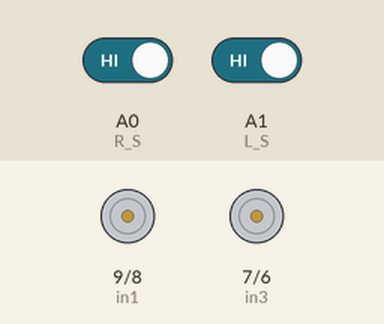
Recording of a sketch running on a simulated Arduino Uno, built with avr-gcc and run on an emulated ATmega328P. On the bench: motor-driver pin pairs drawn as motors (green arrow = first pin HIGH = forward, orange = second pin HIGH = backward, longer = more drive, scaled by the enable pin). The test bench sets the inputs (shaded band); at power-on: A0 (R_S) HIGH, A1 (L_S) HIGH.

Above: at 2.2 s.
2.3 s: A0 (R_S) driven LOW
At 3.1 s:
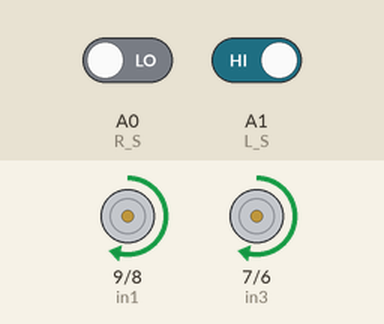
3.8 s: A1 (L_S) driven LOW
At 4.2 s:
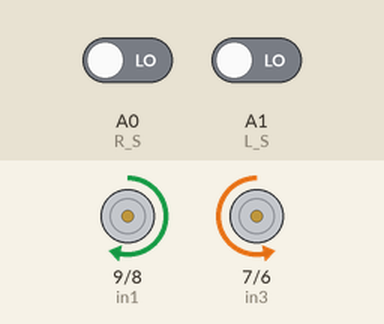
5.3 s: A0 (R_S) driven HIGH
At 6.5 s:
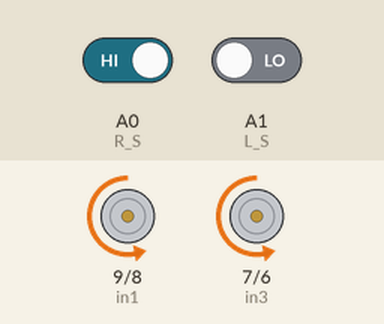
6.8 s: A1 (L_S) driven HIGH
At 7.7 s:
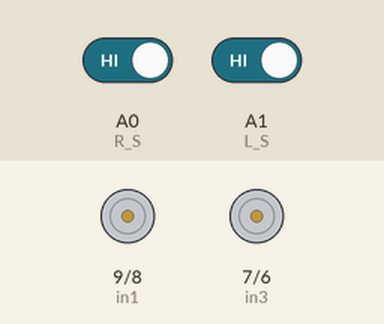
Timing chart, 0 to 9.3 s (numbered marks = the images above; inputs shaded):
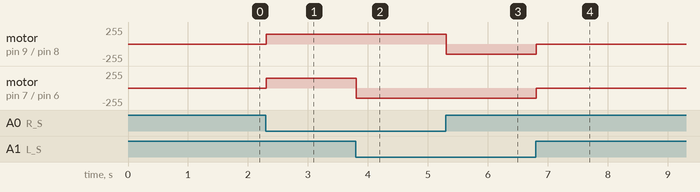

Measured:
- after the input at 2.3 s, motor on pin 9 (in1) / pin 8 (in2), motor on pin 7 (in3) / pin 6 (in4): stopped → forward 150/255 at once
- after the input at 3.8 s, motor on pin 7 (in3) / pin 6 (in4): forward 150/255 → backward 150/255 at once
- after the input at 5.3 s, motor on pin 9 (in1) / pin 8 (in2): forward 150/255 → backward 150/255 at once
- after the input at 6.8 s, motor on pin 9 (in1) / pin 8 (in2), motor on pin 7 (in3) / pin 6 (in4): backward 150/255 → stopped at once

The sketch:

LineFollower_Basic.ino
```cpp
/**
 * ============================================================================
 * Project: Basic 2-IR Sensor Line Follower Robot
 * Target Microcontroller: Arduino Uno / Nano (ATmega328P)
 * ============================================================================
 *
 * Hardware:
 * - 2x Optical IR Sensors (Right on A0, Left on A1)
 * - 1x L298N Motor Driver
 * ============================================================================
 */

#define enA 10 // Enable1 L298 Pin enA (PWM Speed Right Motor)
#define in1 9  // Motor 1 Direction Pin 1
#define in2 8  // Motor 1 Direction Pin 2
#define in3 7  // Motor 2 Direction Pin 1
#define in4 6  // Motor 2 Direction Pin 2
#define enB 5  // Enable2 L298 Pin enB (PWM Speed Left Motor)

#define R_S A0 // IR sensor Right
#define L_S A1 // IR sensor Left

const int MOTOR_SPEED = 150; // Speed: 0 to 255

void setup() {
  pinMode(R_S, INPUT);
  pinMode(L_S, INPUT);

  pinMode(enA, OUTPUT);
  pinMode(in1, OUTPUT);
  pinMode(in2, OUTPUT);
  pinMode(in3, OUTPUT);
  pinMode(in4, OUTPUT);
  pinMode(enB, OUTPUT);

  analogWrite(enA, MOTOR_SPEED);
  analogWrite(enB, MOTOR_SPEED);
  delay(1000);
}

void loop() {
  int rightVal = digitalRead(R_S);
  int leftVal  = digitalRead(L_S);

  // Both on White -> Forward
  if (rightVal == 0 && leftVal == 0) {
    moveForward();
  }
  // Right on Black, Left on White -> Turn Right
  else if (rightVal == 1 && leftVal == 0) {
    turnRight();
  }
  // Right on White, Left on Black -> Turn Left
  else if (rightVal == 0 && leftVal == 1) {
    turnLeft();
  }
  // Both on Black -> Stop
  else if (rightVal == 1 && leftVal == 1) {
    stopMotors();
  }
}

void moveForward() {
  digitalWrite(in1, HIGH);
  digitalWrite(in2, LOW);
  digitalWrite(in3, LOW);
  digitalWrite(in4, HIGH);
}

void turnRight() {
  digitalWrite(in1, LOW);
  digitalWrite(in2, HIGH);
  digitalWrite(in3, LOW);
  digitalWrite(in4, HIGH);
}

void turnLeft() {
  digitalWrite(in1, HIGH);
  digitalWrite(in2, LOW);
  digitalWrite(in3, HIGH);
  digitalWrite(in4, LOW);
}

void stopMotors() {
  digitalWrite(in1, LOW);
  digitalWrite(in2, LOW);
  digitalWrite(in3, LOW);
  digitalWrite(in4, LOW);
}
```
